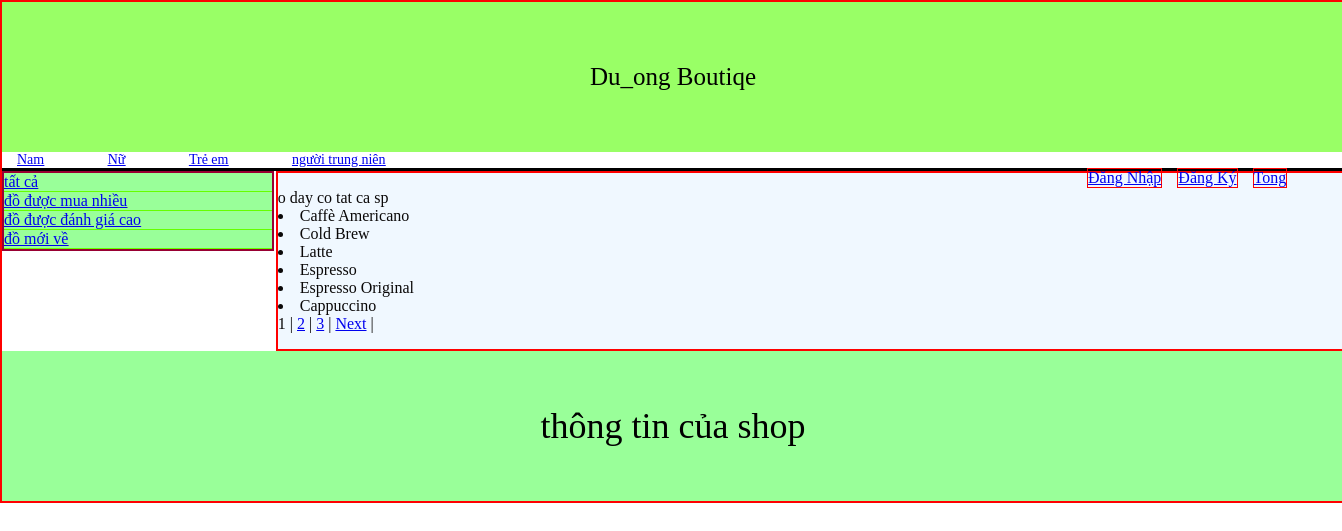
Page /bt/tham/index.php on the committed database.
### tables this page shows
CREATE TABLE `sanpham` (
  `masp` varchar(30) NOT NULL,
  `tensp` varchar(22) NOT NULL,
  `hinhanh` varchar(50) NOT NULL,
  `gia` double NOT NULL,
  `dungtich` varchar(22) NOT NULL,
  `matl` varchar(22) NOT NULL,
  `soluong` int(10) NOT NULL,
  `id` int(11) NOT NULL
);

### bt/tham/admin/all.php (the view, shortened to what this page needs)
<link rel="stylesheet" href="style.css">
<div>o day co tat ca sp</div>
<div class="all">
    <div id="sanpham">
    <?php
    $conn=mysqli_connect("localhost","root","","trasua");
    $result=mysqli_query($conn,"select count(masp) from sanpham");
    $total_row=mysqli_fetch_array($result)[0];
    $current_page = isset($_GET['page']) ? $_GET['page'] : 1;
    $limit = 6;
    $total_page = ceil($total_row / $limit) ;
    $start = ($current_page - 1) * $limit;
    $result = mysqli_query($conn, "SELECT * FROM sanpham LIMIT $start, $limit");
    while ($row = mysqli_fetch_assoc($result)){
        echo '<li>' . $row['tensp'] . '</li>';
    }
    ?>
    </div>
    <div id="phantrang">
       <?php
        for ($i = 1; $i <= $total_page; $i++){
            if ($i == $current_page){
                echo '<span>'.$i.'</span> | ';
            }
            else{
                echo '<a href="index.php?page='.$i.'">'.$i.'</a> | ';
            }
        }
        if ($current_page < $total_page && $total_page > 1){
            echo '<a href="index.php?page='.($current_page+1).'">Next</a> | ';
        }
       ?>
    </div>
</div>

### bt/tham/style.css (style rules this page uses)
body { margin:0px; }

### rows in the picture
sanpham: tensp "Caffè Americano"
sanpham: tensp "Cold Brew"
sanpham: tensp "Latte"
sanpham: tensp "Espresso"
sanpham: tensp "Espresso Original"
sanpham: tensp "Cappuccino"
